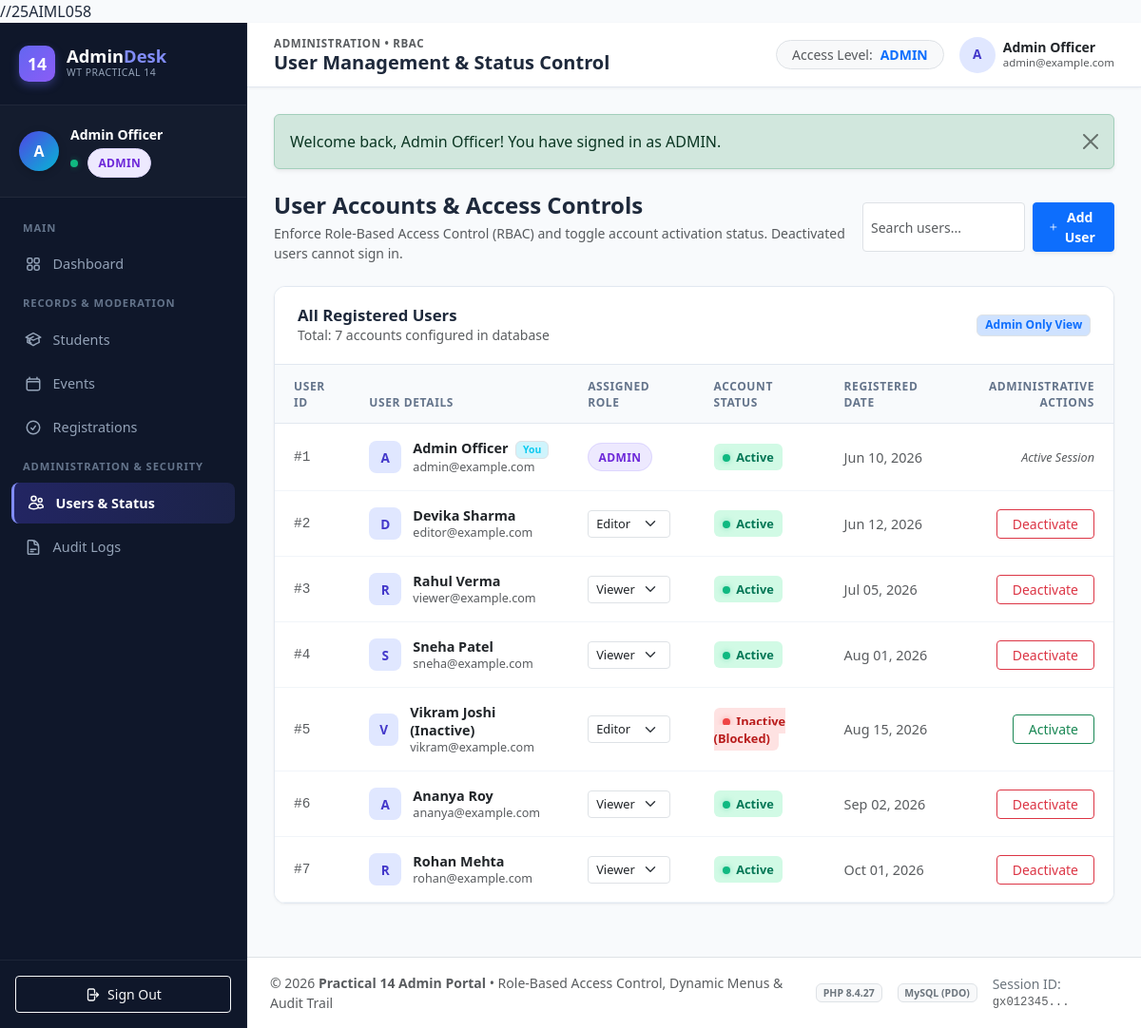
The page /admin/users.php (signed in) on the database its author committed.
### tables this page shows
CREATE TABLE `users` (
    `id` INT UNSIGNED AUTO_INCREMENT PRIMARY KEY,
    `name` VARCHAR(100) NOT NULL,
    `email` VARCHAR(150) NOT NULL UNIQUE,
    `password_hash` VARCHAR(255) NOT NULL,
    `role` ENUM('admin', 'editor', 'viewer') NOT NULL DEFAULT 'viewer',
    `status` ENUM('active', 'inactive') NOT NULL DEFAULT 'active',
    `created_at` TIMESTAMP NOT NULL DEFAULT CURRENT_TIMESTAMP,
    INDEX `idx_users_role` (`role`),
    INDEX `idx_users_status` (`status`)
);

### includes/auth.php (called while the page is built, shortened)
<?php
function current_user(): ?array {
    return $_SESSION['user'] ?? null;
}
function e($value): string {
    return htmlspecialchars((string)($value ?? ''), ENT_QUOTES, 'UTF-8');
}
function get_flash(): ?array {
    if (isset($_SESSION['flash'])) {
        $flash = $_SESSION['flash'];
        return $flash;
    }
    return null;
}

### admin/users.php (the view, shortened to what this page needs)
<?php
require_once __DIR__ . '/../includes/auth.php';
$activePage = 'users';
$pageTitle = 'User Management & Status Control';
$assetPrefix = '../';
$currentUser = current_user();
$stmt = $pdo->query('SELECT id, name, email, role, status, created_at FROM users ORDER BY id ASC');
$allUsers = $stmt->fetchAll();
require __DIR__ . '/../includes/header.php';
?>
<div class="d-flex flex-column flex-md-row justify-content-between align-items-md-center gap-3 mb-4">
    <div>
        <h2 class="h4 fw-bold mb-1">User Accounts &amp; Access Controls</h2>
        <p class="text-muted small mb-0">
            Enforce Role-Based Access Control (RBAC) and toggle account activation status. Deactivated users cannot sign in.
        </p>
    </div>
    <div class="d-flex gap-2">
        <input type="text" class="form-control form-control-sm" placeholder="Search users..." data-table-search="usersTable" style="max-width: 200px;">
        <button class="btn btn-primary btn-sm fw-semibold d-flex align-items-center gap-1 shadow-sm px-3" data-bs-toggle="modal" data-bs-target="#addUserModal">
            <svg xmlns="http://www.w3.org/2000/svg" style="width: 16px; height: 16px;" fill="none" viewBox="0 0 24 24" stroke="currentColor">
                <path stroke-linecap="round" stroke-linejoin="round" stroke-width="2" d="M12 4.5v15m7.5-7.5h-15" />
            </svg>
            <span>Add User</span>
        </button>
    </div>
</div>
<div class="content-panel">
    <div class="panel-header">
        <div>
            <h2>All Registered Users</h2>
            <span class="text-muted small">Total: <?= count($allUsers) ?> accounts configured in database</span>
        </div>
        <span class="badge bg-primary-subtle text-primary border">Admin Only View</span>
    </div>
    <div class="table-responsive">
        <table id="usersTable" class="table table-modern align-middle">
            <thead>
                <tr>
                    <th>User ID</th>
                    <th>User Details</th>
                    <th>Assigned Role</th>
                    <th>Account Status</th>
                    <th>Registered Date</th>
                    <th class="text-end">Administrative Actions</th>
                </tr>
            </thead>
            <tbody>
                <?php foreach ($allUsers as $u): ?>
                    <?php $isSelf = ((int)$u['id'] === $currentUser['id']); ?>
                    <tr>
                        <td class="font-monospace text-muted small">#<?= (int)$u['id'] ?></td>
                        <td>
                            <div class="person-cell">
                                <div class="cell-avatar">
                                    <?= strtoupper(substr($u['name'], 0, 1)) ?>
                                </div>
                                <div>
                                    <div class="fw-semibold text-dark">
                                        <?= e($u['name']) ?>
                                        <?php if ($isSelf): ?>
                                            <span class="badge bg-info-subtle text-info border ms-1" style="font-size: 0.65rem;">You</span>
                                        <?php endif; ?>
                                    </div>
                                    <div class="text-muted small"><?= e($u['email']) ?></div>
                                </div>
                            </div>
                        </td>
                        <td>
                            <?php if (!$isSelf): ?>
                                <form method="post" action="users.php" class="d-inline">
                                    <select name="new_role" class="form-select form-select-sm d-inline-block w-auto py-1" onchange="this.form.submit()" style="font-size: 0.8rem;">
                                        <option value="editor" <?= ($u['role'] === 'editor') ? 'selected' : '' ?>>Editor</option>
                                        <option value="viewer" <?= ($u['role'] === 'viewer') ? 'selected' : '' ?>>Viewer</option>
                                    </select>
                                </form>
                            <?php else: ?>
                                <span class="badge-role <?= e($u['role']) ?>"><?= strtoupper(e($u['role'])) ?></span>
                            <?php endif; ?>
                        </td>
                        <td>
                            <?php if ($u['status'] === 'active'): ?>
                                <span class="badge-status-active">
                                    <span class="status-dot active"></span>Active
                                </span>
                            <?php else: ?>
                                <span class="badge-status-inactive">
                                    <span class="status-dot inactive"></span>Inactive (Blocked)
                                </span>
                            <?php endif; ?>
                        </td>
                        <td class="text-muted small">
                            <?= date('M d, Y', strtotime($u['created_at'])) ?>
                        </td>
                        <td class="text-end">
                            <?php if (!$isSelf): ?>
                                <form method="post" action="users.php" class="d-inline">
                                    <?php if ($u['status'] === 'active'): ?>
                                        <button type="submit" class="btn btn-outline-danger btn-sm py-1 px-3" onclick="return confirm('Are you sure you want to deactivate <?= e($u['name']) ?>? They will be blocked from logging in.');">
                                            Deactivate
                                        </button>
                                    <?php else: ?>
                                        <button type="submit" class="btn btn-outline-success btn-sm py-1 px-3">
                                            Activate
                                        </button>
                                    <?php endif; ?>
                                </form>
                            <?php else: ?>
                                <span class="text-muted small fst-italic">Active Session</span>
                            <?php endif; ?>
                        </td>
                    </tr>
                <?php endforeach; ?>
            </tbody>
        </table>
    </div>
</div>
<?php require __DIR__ . '/../includes/footer.php'; ?>

### includes/header.php (shortened to what this page needs)
<?php
$user = $_SESSION['user'] ?? null;
$userRole = $user['role'] ?? 'viewer';
$assetPrefix = $assetPrefix ?? '';
$activePage = $activePage ?? 'dashboard';
$pageTitle = $pageTitle ?? 'Admin Dashboard';
$flash = function_exists('get_flash') ? get_flash() : null;
?>
<!DOCTYPE html>
<html lang="en">
<head>
    <link rel="stylesheet" href="https://cdn.jsdelivr.net/npm/bootstrap@5.3.3/dist/css/bootstrap.min.css">
    <link rel="stylesheet" href="<?= $assetPrefix ?>assets/css/style.css">
</head>
<body>
<div class="app-container">
    <aside class="app-sidebar">
        <a href="<?= $assetPrefix ?>dashboard.php" class="sidebar-brand">
            <div class="brand-icon-box">14</div>
            <div>
                <div style="line-height: 1.1;">Admin<span style="color: #818cf8;">Desk</span></div>
                <div style="font-size: 0.65rem; color: #94a3b8; font-weight: 400; text-transform: uppercase; letter-spacing: 0.05em;">WT Practical 14</div>
            </div>
        </a>
        <div class="sidebar-profile">
            <div class="user-avatar-circle">
                <?= strtoupper(substr($user['name'] ?? 'U', 0, 1)) ?>
            </div>
            <div class="text-truncate">
                <div class="text-white fw-bold small text-truncate" style="max-width: 140px;">
                    <?= htmlspecialchars($user['name'] ?? 'User', ENT_QUOTES, 'UTF-8') ?>
                </div>
                <div class="d-flex align-items-center gap-1 mt-1">
                    <span class="status-dot active"></span>
                    <span class="badge-role <?= htmlspecialchars($userRole, ENT_QUOTES, 'UTF-8') ?>">
                        <?= htmlspecialchars(strtoupper($userRole), ENT_QUOTES, 'UTF-8') ?>
                    </span>
                </div>
            </div>
        </div>
        <nav class="sidebar-nav">
            <?php foreach ($menuItems as $section): ?>
                <?php
                $visibleItems = array_filter($section['items'], function ($item) use ($userRole) {
                    return in_array($userRole, $item['roles'], true);
                });
                ?>
                <?php if (!empty($visibleItems)): ?>
                    <div class="nav-section-title"><?= htmlspecialchars($section['section'], ENT_QUOTES, 'UTF-8') ?></div>
                    <?php foreach ($visibleItems as $item): ?>
                        <a href="<?= $item['url'] ?>" class="<?= ($activePage === $item['id']) ? 'active' : '' ?>">
                            <?= $item['icon'] ?>
                            <span><?= htmlspecialchars($item['title'], ENT_QUOTES, 'UTF-8') ?></span>
                        </a>
                    <?php endforeach; ?>
                <?php endif; ?>
            <?php endforeach; ?>
        </nav>
        <div class="sidebar-footer">
            <a href="<?= $assetPrefix ?>logout.php" class="btn btn-outline-light btn-sm w-100 d-flex align-items-center justify-content-center gap-2 py-2">
                <span>Sign Out</span>
            </a>
        </div>
    </aside>
    <div class="app-main">
        <header class="app-topbar">
            <div class="topbar-left">
                <div class="topbar-title">
                    <span class="text-uppercase small fw-bold text-muted" style="font-size: 0.72rem; letter-spacing: 0.06em;">ADMINISTRATION &bull; RBAC</span>
                    <h1><?= htmlspecialchars($pageTitle, ENT_QUOTES, 'UTF-8') ?></h1>
                </div>
            </div>
            <div class="d-flex align-items-center gap-3">
                <div class="d-none d-md-flex align-items-center gap-2 bg-light px-3 py-1 rounded-pill border small">
                    <span class="text-muted">Access Level:</span>
                    <strong class="text-primary text-uppercase"><?= htmlspecialchars($userRole, ENT_QUOTES, 'UTF-8') ?></strong>
                </div>
                <div class="d-flex align-items-center gap-2">
                    <div class="cell-avatar" style="width: 38px; height: 38px; border-radius: 50%;">
                        <?= strtoupper(substr($user['name'] ?? 'U', 0, 1)) ?>
                    </div>
                    <div class="d-none d-sm-block text-start" style="line-height: 1.2;">
                        <div class="small fw-bold text-dark"><?= htmlspecialchars($user['name'] ?? 'User', ENT_QUOTES, 'UTF-8') ?></div>
                        <div class="text-muted" style="font-size: 0.72rem;"><?= htmlspecialchars($user['email'] ?? '', ENT_QUOTES, 'UTF-8') ?></div>
                    </div>
                </div>
            </div>
        </header>
        <main class="app-content">
            <?php if ($flash): ?>
                <div class="alert alert-<?= htmlspecialchars($flash['type'], ENT_QUOTES, 'UTF-8') ?> alert-dismissible fade show shadow-sm mb-4" role="alert">
                    <?= htmlspecialchars($flash['message'], ENT_QUOTES, 'UTF-8') ?>
                    <button type="button" class="btn-close" data-bs-dismiss="alert" aria-label="Close"></button>
                </div>
            <?php endif; ?>

### rows shown on the page
users: name "A", name "Admin Officer", role "ADMIN", email "admin@example.com", id "1", shows "You", status "active" (drawn), created_at "Jun 10, 2026", shows "Active Session"
users: id "2", name "D", name "Devika Sharma", email "editor@example.com", new_role "Editor", status "active" (drawn), created_at "Jun 12, 2026"
users: id "3", name "R", name "Rahul Verma", email "viewer@example.com", new_role "Viewer", status "active" (drawn), created_at "Jul 05, 2026"
users: id "4", name "S", name "Sneha Patel", email "sneha@example.com", new_role "Viewer", status "active" (drawn), created_at "Aug 01, 2026"
users: id "5", name "V", name "Vikram Joshi (Inactive)", email "vikram@example.com", new_role "Editor", status "inactive" (drawn), created_at "Aug 15, 2026"
users: id "6", name "A", name "Ananya Roy", email "ananya@example.com", new_role "Viewer", status "active" (drawn), created_at "Sep 02, 2026"
users: id "7", name "R", name "Rohan Mehta", email "rohan@example.com", new_role "Viewer", status "active" (drawn), created_at "Oct 01, 2026"

### other values the page prints
$section['section'] "MAIN"
$item['title'] "Dashboard"
$section['section'] "RECORDS & MODERATION"
$item['title'] "Students"
$item['title'] "Events"
$item['title'] "Registrations"
$section['section'] "ADMINISTRATION & SECURITY"
$item['title'] "Users & Status"
$item['title'] "Audit Logs"
$pageTitle "User Management & Status Control"
$flash['message'] "Welcome back, Admin Officer! You have signed in as ADMIN."
count($allUsers) "7"
phpversion() "8.4.27"
substr(session_id(), 0, 8) "gx012345"
